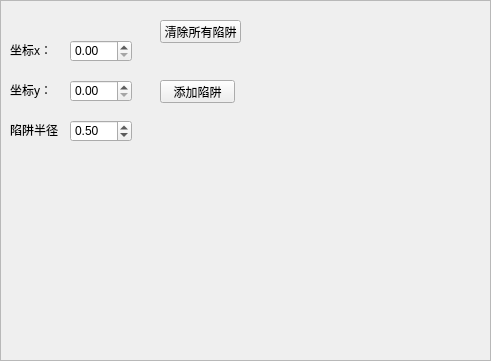
   <widget class="QFrame" name="trapframe">
    <property name="geometry">
     <rect>
      <x>120</x>
      <y>570</y>
      <width>491</width>
      <height>361</height>
     </rect>
    </property>
    <property name="frameShape">
     <enum>QFrame::StyledPanel</enum>
    </property>
    <property name="frameShadow">
     <enum>QFrame::Raised</enum>
    </property>
    <widget class="QPushButton" name="pushButton_21">
     <property name="geometry">
      <rect>
       <x>160</x>
       <y>20</y>
       <width>81</width>
       <height>23</height>
      </rect>
     </property>
     <property name="text">
      <string>清除所有陷阱</string>
     </property>
    </widget>
    <widget class="QPushButton" name="pushButton_24">
     <property name="geometry">
      <rect>
       <x>160</x>
       <y>80</y>
       <width>75</width>
       <height>23</height>
      </rect>
     </property>
     <property name="text">
      <string>添加陷阱</string>
     </property>
    </widget>
    <widget class="QLabel" name="label_19">
     <property name="geometry">
      <rect>
       <x>10</x>
       <y>40</y>
       <width>51</width>
       <height>20</height>
      </rect>
     </property>
     <property name="text">
      <string>坐标x：</string>
     </property>
    </widget>
    <widget class="QDoubleSpinBox" name="doubleSpinBox_8">
     <property name="geometry">
      <rect>
       <x>70</x>
       <y>40</y>
       <width>62</width>
       <height>22</height>
      </rect>
     </property>
     <property name="singleStep">
      <double>0.100000000000000</double>
     </property>
    </widget>
    <widget class="QDoubleSpinBox" name="doubleSpinBox_9">
     <property name="geometry">
      <rect>
       <x>70</x>
       <y>80</y>
       <width>62</width>
       <height>22</height>
      </rect>
     </property>
     <property name="singleStep">
      <double>0.100000000000000</double>
     </property>
    </widget>
    <widget class="QLabel" name="label_20">
     <property name="geometry">
      <rect>
       <x>10</x>
       <y>80</y>
       <width>51</width>
       <height>20</height>
      </rect>
     </property>
     <property name="text">
      <string>坐标y：</string>
     </property>
    </widget>
    <widget class="QLabel" name="label_21">
     <property name="geometry">
      <rect>
       <x>10</x>
       <y>120</y>
       <width>51</width>
       <height>20</height>
      </rect>
     </property>
     <property name="text">
      <string>陷阱半径：</string>
     </property>
    </widget>
    <widget class="QDoubleSpinBox" name="doubleSpinBox_10">
     <property name="geometry">
      <rect>
       <x>70</x>
       <y>120</y>
       <width>62</width>
       <height>22</height>
      </rect>
     </property>
     <property name="singleStep">
      <double>0.100000000000000</double>
     </property>
     <property name="value">
      <double>0.500000000000000</double>
     </property>
    </widget>
   </widget>
